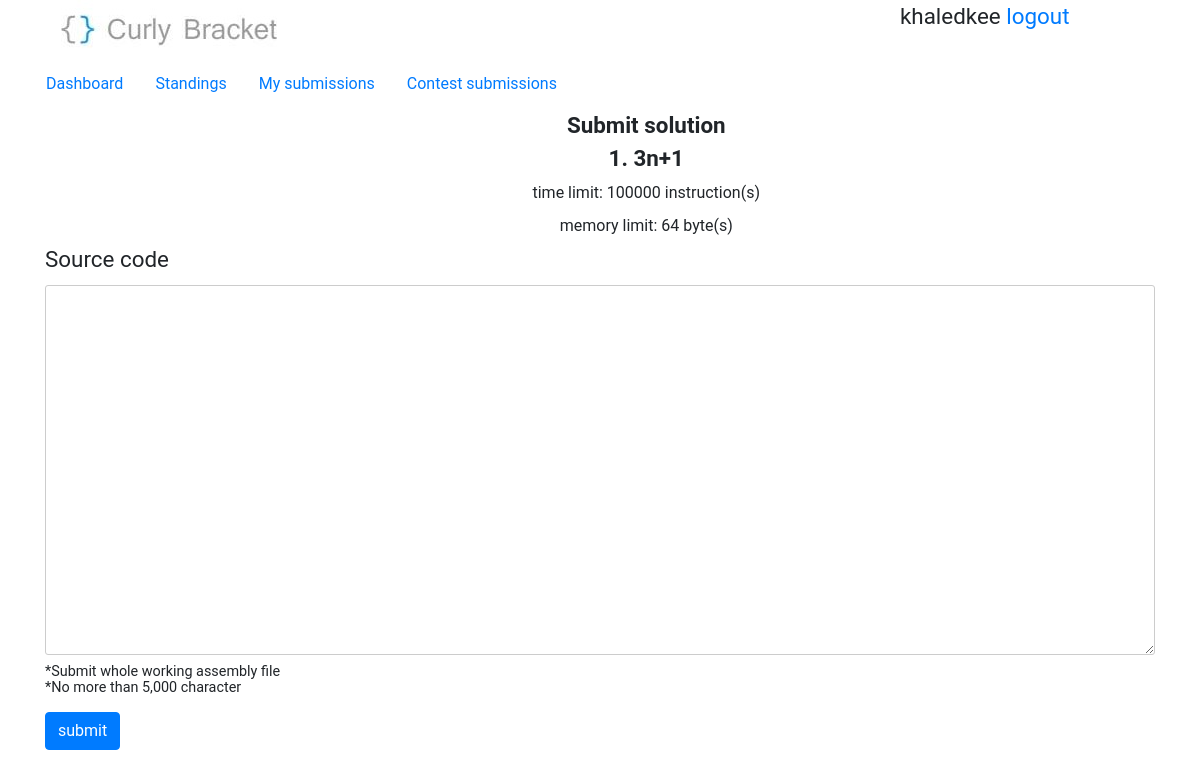
Page /contest/1/problem/1/submit (signed in) on the earlier database version.
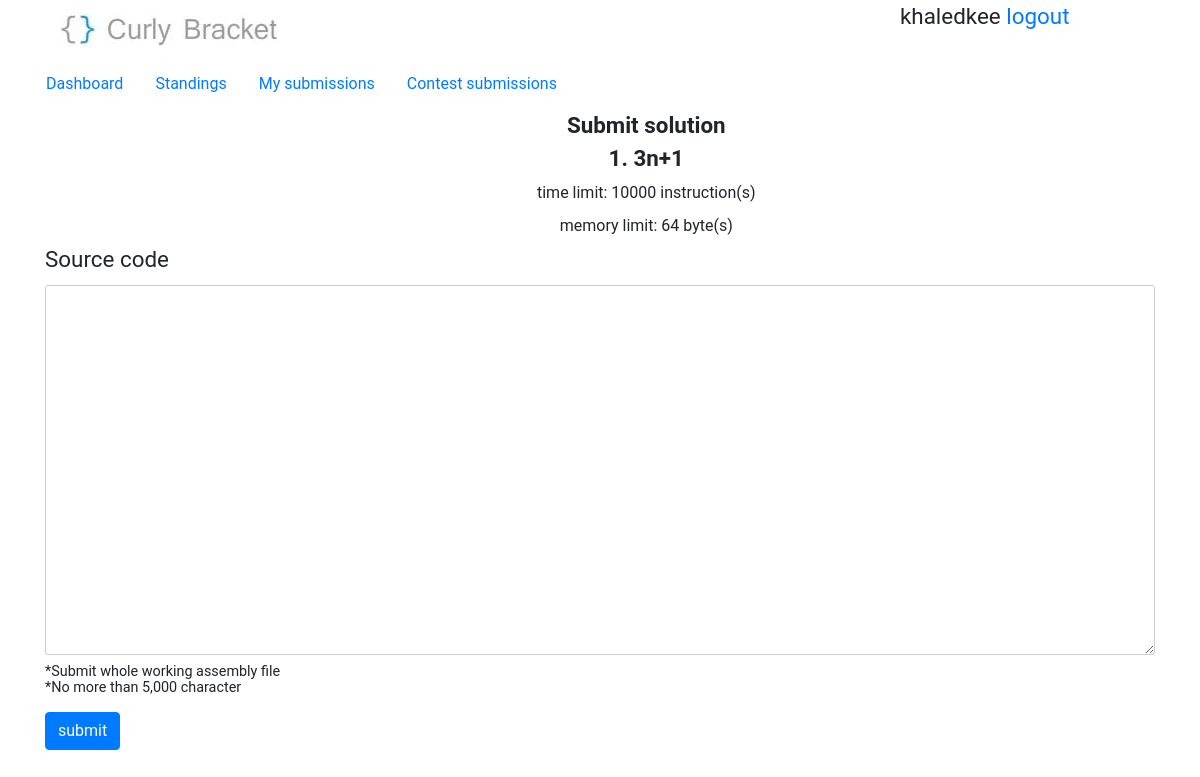
Same page on the later database version.
### BracketsOJ/models.py (models this page shows, shortened)
class problem(models.Model):
    title = models.CharField(max_length=50)
    time_limit = models.IntegerField(default=100)
    memory_limit = models.IntegerField(default=64)
    statement = models.CharField(max_length=500)
    input_section = models.CharField(max_length=500)
    output_section = models.CharField(max_length=500)
    samples = models.IntegerField(default=1)
    notes = models.CharField(max_length=200, blank=True, null=True)
    added = models.DateField(auto_now_add=True, blank=True)
    contest = models.ForeignKey(contest, on_delete=models.SET_NULL, null=True, blank=True)
    checker = models.CharField(max_length=50, default='ecmp')

### BracketsOJ/views.py (the view)
# urls.py: path('problem/<int:problem_id>/submit', views.submitView, name='submit'),
def submitView(request, problem_id=None, contest_id=None):
    if not request.user.is_authenticated:
        return redirect('%s?next=%s' % (settings.LOGIN_URL, request.path))
    if request.method == 'POST':
        return postSubmitView(request, problem_id, contest_id)
    return getSubmitView(request, problem_id, contest_id)

### BracketsOJ/views.py (called while the page is built)
def getSubmitView(request, problem_id, contest_id=None):
    if problem_id is not None:
        current_problem = get_object_or_404(problem, id=problem_id)
        if contest_id is not None and current_problem.contest_id != contest_id:
            raise SuspiciousOperation()
    else:
        current_problem = {'id': 0, 'title': 'Custom test', 'time_limit': 100, 'memory_limit': 64}
    context = {'problem': current_problem}
    try:
        return render(request, 'submit.html', context)
    except:
        raise SuspiciousOperation()

### templates/submit.html (shortened to what this page needs)
{% extends "base.html" %}
{% block content %}
        {% if problem is not None %}
            <div>
                <nav class="row nav problem-text">
                    {% if problem.contest is not none %}<a class="nav-link" href="/contest/{{ problem.contest_id }}">Dashboard</a>{% endif %}
                    {% if problem.contest is not none %}<a class="nav-link" href="#">Standings</a>{% endif %}
                    {% if problem.contest is not none %}<a class="nav-link" href="/contest/{{ problem.contest.id }}/user/{{ user.id }}/submissions">My submissions</a>{% endif %}
                    {% if problem.contest is not none %}<a class="nav-link" href="#">Contest submissions</a>{% endif %}
                </nav>
            </div>
        {% endif %}
        <div class="mx-auto" style="text-align: center">
            <div class="offset-5 col-3"><b>Submit solution</b></div>
            <div class="offset-5 col-3"><b>{{ problem.id }}. {{ problem.title }}</b></div>
            <div class="offset-5 col-3 problem-text">time limit: {{ problem.time_limit }} instruction(s)</div>
            <div class="offset-5 col-3 problem-text">memory limit: {{ problem.memory_limit }} byte(s)</div>
        </div>
        <form method="post" action="">{% csrf_token %}
            <div>
                <div>
                    <label class="t-0" for="source">Source code</label>
                </div>
                <div>
                    <textarea id="source" name="source" class="w-100" required maxlength="5000" rows="20"></textarea>
                    <p class="notes m-0">*Submit whole working assembly file</p>
                    <p class="notes">*No more than 5,000 character</p>
                </div>
            </div>
            <div class="mx-auto">
                <input type="submit" value="submit" class="btn btn-primary">
            </div>
        </form>
{% endblock content %}

Differences in the rows shown:
changed problem id 1: time_limit "100000" → "10000"
